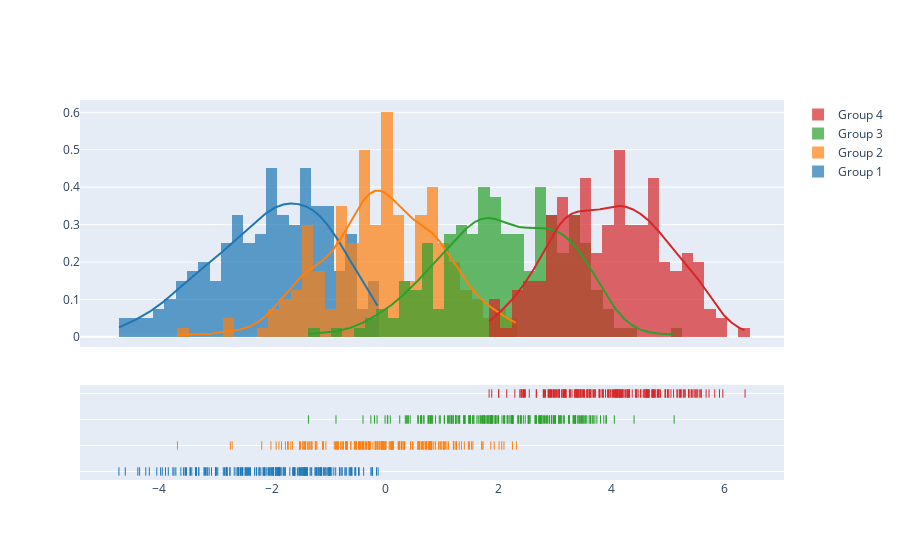

This figure's notebook cell:
### Code cell
import plotly.figure_factory as ff

# Add histogram data
x1 = np.random.randn(200) - 2
x2 = np.random.randn(200)
x3 = np.random.randn(200) + 2
x4 = np.random.randn(200) + 4

# Group data together
hist_data = [x1, x2, x3, x4]

group_labels = ['Group 1', 'Group 2', 'Group 3', 'Group 4']

# Create distplot with custom bin_size
fig = ff.create_distplot(hist_data, group_labels, bin_size=.2)
fig.show()

### Figure 1 — Plotly figure (JSON) as saved in the notebook; plotly's stock layout.template omitted (floating-point values rounded to 4 significant figures; data arrays with more than 128 entries replaced by an {"elided": "..."} marker saying what was removed)
{"data": [{"autobinx": false, "histnorm": "probability density", "legendgroup": "Group 1", "marker": {"color": "rgb(31, 119, 180)"}, "name": "Group 1", "opacity": 0.7, "type": "histogram", "x": {"elided": "200 float values"}, "xaxis": "x", "xbins": {"end": -0.1232, "size": 0.2, "start": -4.7}, "yaxis": "y"}, {"autobinx": false, "histnorm": "probability density", "legendgroup": "Group 2", "marker": {"color": "rgb(255, 127, 14)"}, "name": "Group 2", "opacity": 0.7, "type": "histogram", "x": {"elided": "200 float values"}, "xaxis": "x", "xbins": {"end": 2.321, "size": 0.2, "start": -3.668}, "yaxis": "y"}, {"autobinx": false, "histnorm": "probability density", "legendgroup": "Group 3", "marker": {"color": "rgb(44, 160, 44)"}, "name": "Group 3", "opacity": 0.7, "type": "histogram", "x": {"elided": "200 float values"}, "xaxis": "x", "xbins": {"end": 5.107, "size": 0.2, "start": -1.354}, "yaxis": "y"}, {"autobinx": false, "histnorm": "probability density", "legendgroup": "Group 4", "marker": {"color": "rgb(214, 39, 40)"}, "name": "Group 4", "opacity": 0.7, "type": "histogram", "x": {"elided": "200 float values"}, "xaxis": "x", "xbins": {"end": 6.36, "size": 0.2, "start": 1.839}, "yaxis": "y"}, {"legendgroup": "Group 1", "marker": {"color": "rgb(31, 119, 180)"}, "mode": "lines", "name": "Group 1", "showlegend": false, "type": "scatter", "x": {"elided": "500 float values"}, "xaxis": "x", "y": {"elided": "500 float values"}, "yaxis": "y"}, {"legendgroup": "Group 2", "marker": {"color": "rgb(255, 127, 14)"}, "mode": "lines", "name": "Group 2", "showlegend": false, "type": "scatter", "x": {"elided": "500 float values"}, "xaxis": "x", "y": {"elided": "500 float values"}, "yaxis": "y"}, {"legendgroup": "Group 3", "marker": {"color": "rgb(44, 160, 44)"}, "mode": "lines", "name": "Group 3", "showlegend": false, "type": "scatter", "x": {"elided": "500 float values"}, "xaxis": "x", "y": {"elided": "500 float values"}, "yaxis": "y"}, {"legendgroup": "Group 4", "marker": {"color": "rgb(214, 39, 40)"}, "mode": "lines", "name": "Group 4", "showlegend": false, "type": "scatter", "x": {"elided": "500 float values"}, "xaxis": "x", "y": {"elided": "500 float values"}, "yaxis": "y"}, {"legendgroup": "Group 1", "marker": {"color": "rgb(31, 119, 180)", "symbol": "line-ns-open"}, "mode": "markers", "name": "Group 1", "showlegend": false, "type": "scatter", "x": {"elided": "200 float values"}, "xaxis": "x", "y": {"elided": "200 str values"}, "yaxis": "y2"}, {"legendgroup": "Group 2", "marker": {"color": "rgb(255, 127, 14)", "symbol": "line-ns-open"}, "mode": "markers", "name": "Group 2", "showlegend": false, "type": "scatter", "x": {"elided": "200 float values"}, "xaxis": "x", "y": {"elided": "200 str values"}, "yaxis": "y2"}, {"legendgroup": "Group 3", "marker": {"color": "rgb(44, 160, 44)", "symbol": "line-ns-open"}, "mode": "markers", "name": "Group 3", "showlegend": false, "type": "scatter", "x": {"elided": "200 float values"}, "xaxis": "x", "y": {"elided": "200 str values"}, "yaxis": "y2"}, {"legendgroup": "Group 4", "marker": {"color": "rgb(214, 39, 40)", "symbol": "line-ns-open"}, "mode": "markers", "name": "Group 4", "showlegend": false, "type": "scatter", "x": {"elided": "200 float values"}, "xaxis": "x", "y": {"elided": "200 str values"}, "yaxis": "y2"}], "layout": {"barmode": "overlay", "hovermode": "closest", "legend": {"traceorder": "reversed"}, "xaxis": {"anchor": "y2", "domain": [0.0, 1.0], "zeroline": false}, "yaxis": {"anchor": "free", "domain": [0.35, 1], "position": 0.0}, "yaxis2": {"anchor": "x", "domain": [0, 0.25], "dtick": 1, "showticklabels": false}}}
